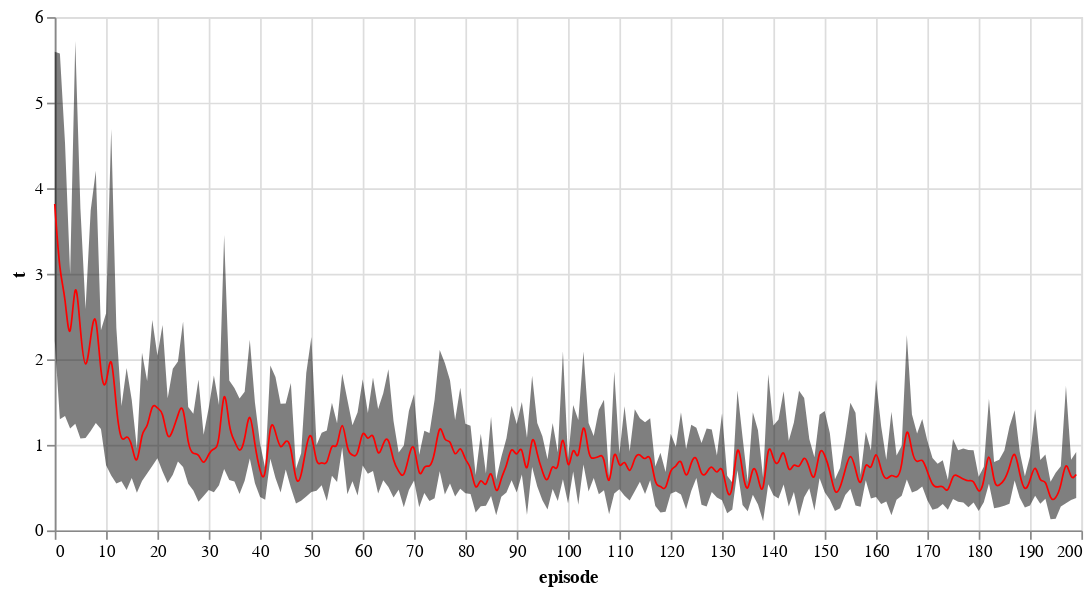

This figure's notebook cell:
### Code cell
erro = alt.Chart(db).mark_errorband(extent = 'ci', color = 'black', opacity = 0.5).encode(x = 'episode', y = 'mean(t)').properties(width = 600)
media = alt.Chart(db).mark_line(size = 1, opacity = 1, color = 'red', interpolate='basis').encode(x = 'episode', y = 'mean(t)').properties(width = 600)
erro + media

### Figure 1 — Vega-Lite specification as saved in the notebook (floating-point values rounded to 4 significant figures; data arrays with more than 128 entries replaced by an {"elided": "..."} marker saying what was removed)
{"config": {"view": {"continuousWidth": 300, "continuousHeight": 300}}, "layer": [{"mark": {"type": "errorband", "color": "black", "extent": "ci", "opacity": 0.5}, "encoding": {"x": {"field": "episode", "type": "quantitative"}, "y": {"aggregate": "mean", "field": "t", "type": "quantitative"}}}, {"mark": {"type": "line", "color": "red", "interpolate": "basis", "opacity": 1, "size": 1}, "encoding": {"x": {"field": "episode", "type": "quantitative"}, "y": {"aggregate": "mean", "field": "t", "type": "quantitative"}}}], "data": {"name": "data-2ac1e2f2b9edfe8b593f18d72fedb7a0"}, "width": 600, "$schema": "https://vega.github.io/schema/vega-lite/v5.17.0.json", "datasets": {"data-2ac1e2f2b9edfe8b593f18d72fedb7a0": {"elided": "2600 records"}}}
